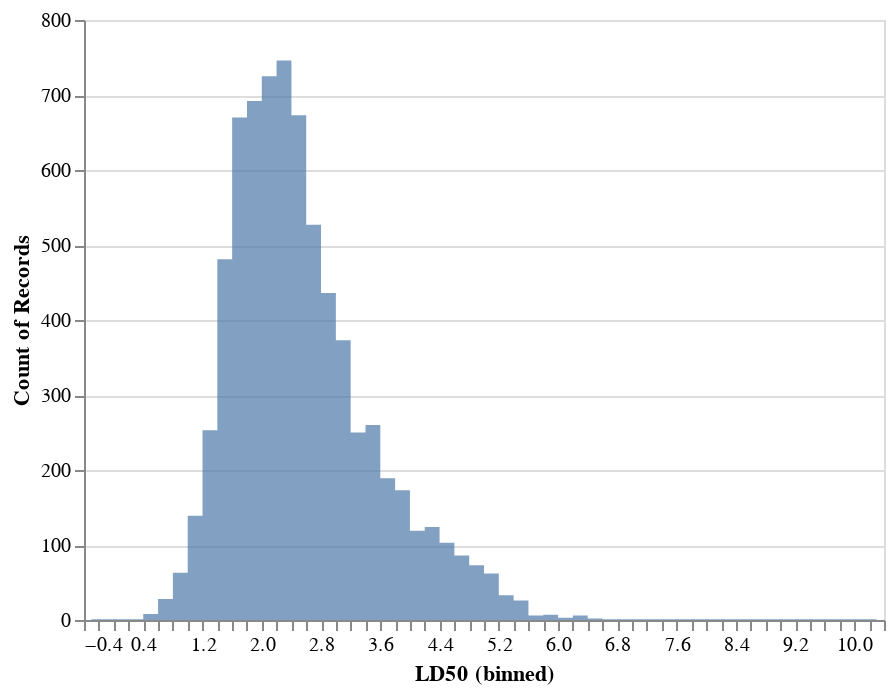

This figure's notebook cell:
### Code cell
alt.Chart(dataset).mark_area(
    opacity=0.7,
    interpolate='step'
).encode(
    alt.X('LD50:Q', bin=alt.Bin(maxbins=100)),
    alt.Y('count()', stack=None)
)

### Figure 1 — Vega-Lite specification as saved in the notebook (floating-point values rounded to 4 significant figures; data arrays with more than 128 entries replaced by an {"elided": "..."} marker saying what was removed)
{"config": {"view": {"continuousWidth": 400, "continuousHeight": 300}}, "data": {"name": "data-5d700b6b389592bf8dd91cc7f9b25f81"}, "mark": {"type": "area", "interpolate": "step", "opacity": 0.7}, "encoding": {"x": {"type": "quantitative", "bin": {"maxbins": 100}, "field": "LD50"}, "y": {"type": "quantitative", "aggregate": "count", "stack": null}}, "$schema": "https://vega.github.io/schema/vega-lite/v4.8.1.json", "datasets": {"data-5d700b6b389592bf8dd91cc7f9b25f81": {"elided": "7342 records"}}}
